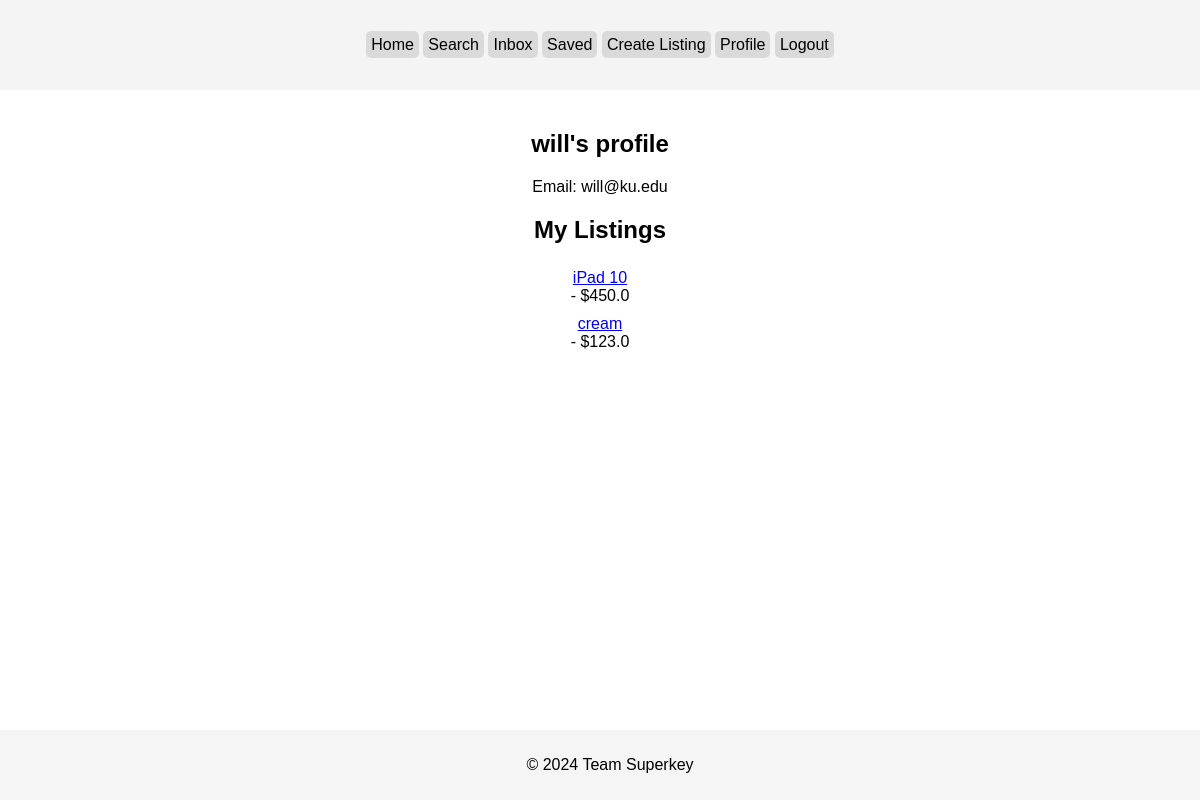
The page /user/will (signed in) on the database as committed earlier.
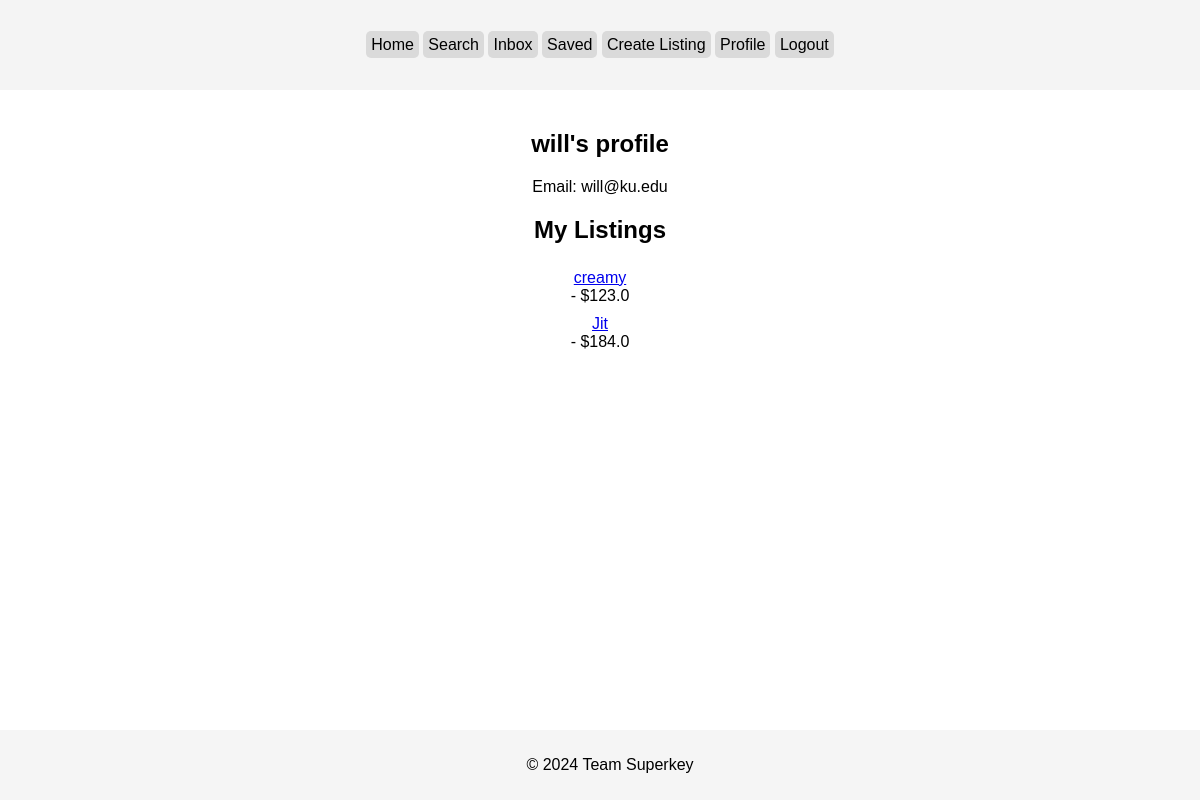
The same page on the database as committed later.
### tables this page shows
CREATE TABLE users (
            id INTEGER PRIMARY KEY AUTOINCREMENT,
            username TEXT UNIQUE NOT NULL,
            password TEXT NOT NULL,
            email TEXT NOT NULL
        );

CREATE TABLE listings (
            id INTEGER PRIMARY KEY AUTOINCREMENT,
            name TEXT NOT NULL,
            description TEXT,
            price REAL NOT NULL,
            image_path TEXT,
            dateposted TEXT NOT NULL,
            seller_id INTEGER NOT NULL,
            FOREIGN KEY (seller_id) REFERENCES users(id)
            
        );

### app.py (the view)
@app.route('/user/<username>')
@login_required
def show_user_profile(username):
    conn = get_db_connection()
    user = conn.execute("SELECT * FROM users WHERE username = :username", {'username': username}).fetchone()
    listings = conn.execute("SELECT * FROM listings WHERE seller_id = :seller_id", {'seller_id': user['id']}).fetchall()
    conn.close()
    return render_template('userpage.html', user=user, listings=listings)

### app.py (called while the page is built)
def get_db_connection():
    return db_session()

@login_manager.user_loader
def load_user(user_id):
    session = get_db_connection()
    user = session.execute('SELECT * FROM users WHERE id = :user_id', {'user_id': user_id}).fetchone()
    session.close()
    if user:
        return User(user['id'], user['username'])
    return None

@app.teardown_appcontext
def shutdown_session(exception=None):
    db_session.remove()

@app.context_processor
def unread_message_count():
    if current_user.is_authenticated:
        conn = get_db_connection()
        unread_count = conn.execute("""
            SELECT COUNT(*) AS unread_count
            FROM messages
            WHERE chat_id IN (
                SELECT chat_id
                FROM chats
                WHERE (buyer_id = :user_id OR seller_id = :user_id)
            ) AND read_status = "0" AND sender_id != :user_id
        """, {'user_id': current_user.id}).fetchone()
        conn.close()
        return (unread_count)
    return {'unread_count': 0}

### templates/userpage.html (shortened to what this page needs)
{% extends 'base.html' %}  {% block content %}
<h2>{{ user.username }}'s profile</h2>
<p>Email: {{ user.email }}</p>
<h2>
</h2>
{% for listing in listings %}
<div class="listing">
  <a href="/listing/{{ listing.id }}">{{ listing.name }}</a>- ${{ listing.price
  }}
</div>
{% endfor %}  {% endblock %}

### templates/base.html (shortened to what this page needs)
<!DOCTYPE html>
<html>
  <head>
    <link rel="stylesheet" type="text/css" href="/static/style.css" />
  </head>
  <body>
    <header>{% include 'header.html' %}</header>
    <main>{% block content %} {% endblock %}</main>
    <footer>
      <p>&copy; 2024 Team Superkey</p>
    </footer>
  </body>
</html>

### templates/header.html (shortened to what this page needs)
<head>
</head>
<header>
  <p><a href="/">Home</a>
    <a href="/search">Search</a>
    <a href="/inbox">Inbox</a>
    <a href="/saved-listings">Saved</a>
    <a href="/create-listing">Create Listing</a>
    <a href="/user/{{ current_user.username }}">Profile</a>
    <a href="/logout">Logout</a></p>
</header>

### static/style.css (style rules this page uses)
body { font-family: Arial, sans-serif; font-size: 1rem; margin: 0; padding: 0; }
main { margin: 0 auto; text-align: center; max-width: 800px; }
header a { border-radius: 5px; padding: 5px; background-color: #dadada; text-decoration: none; color: black; }
.listing { list-style-type: none; padding: 5px; }
header, footer { background-color: #f4f4f4; padding: 10px; text-align: center; }
main { padding: 20px; }
.listing { display: flex; flex-direction: column; align-items: center; }

### templates/base.html (style rules this page uses)
footer { position: fixed; left: 0; bottom: 0; width: 100%; background-color: #f5f5f5; text-align: center; padding: 10px; }

Rows that differ between the two databases and show on the page:
removed listings: name "iPad 10", price "450.0"
removed listings: name "cream", price "123.0"
added listings: name "creamy", price "123.0"
added listings: name "Jit", price "184.0"
